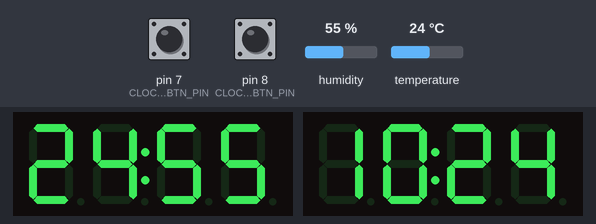
Bench run of a sketch on a simulated Arduino Uno, built with avr-gcc and run on an emulated ATmega328P. Parts: 2 × 4-digit seven-segment display. The test bench sets the inputs (shaded band); at power-on: humidity 55 %, pin 7 (CLOCK_HOUR_BTN_PIN) HIGH, pin 8 (CLOCK_MINUTE_BTN_PIN) HIGH, temperature 24 °C. The local clock reads 2024-03-15 10:24:30 at power-on unless the sketch sets it.

Above: at 1.2 s.
1.3 s: humidity set to 22 %
At 5.5 s:
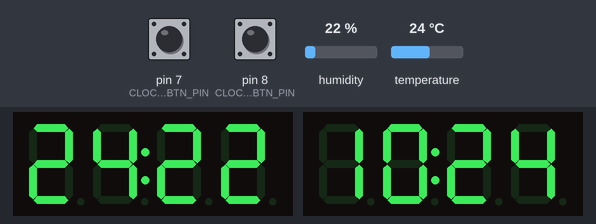
6.5 s: pin 7 (CLOCK_HOUR_BTN_PIN) pulled LOW for 0.15 s
At 7.5 s:
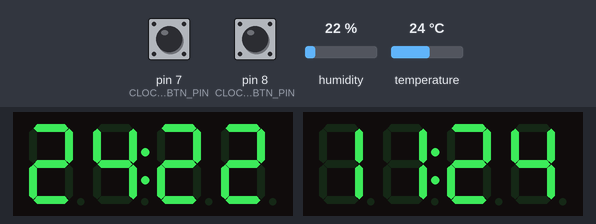
8.6 s: pin 8 (CLOCK_MINUTE_BTN_PIN) pulled LOW for 0.15 s
At 9.5 s:
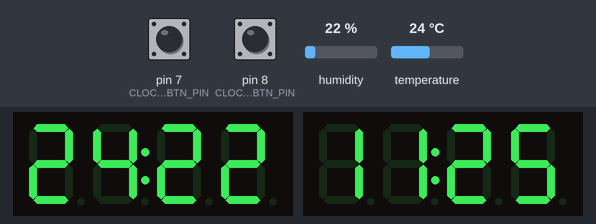
10.6 s: temperature set to 12 °C
At 15.6 s:
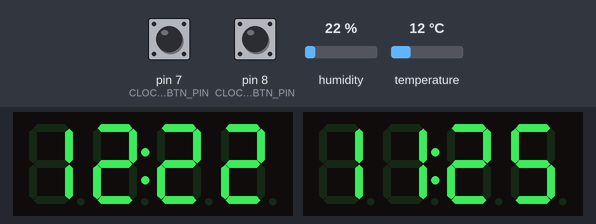
16.6 s: pin 7 (CLOCK_HOUR_BTN_PIN) pulled LOW for 1 s
At 18.1 s:
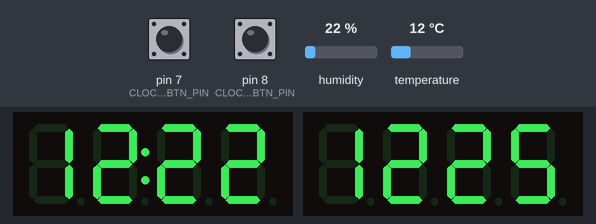
19.2 s: pin 8 (CLOCK_MINUTE_BTN_PIN) pulled LOW for 1 s
At 30.8 s:
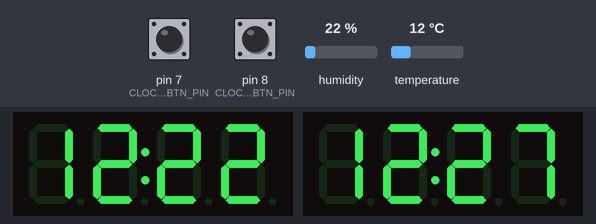
Timing chart, 0 to 32.0 s (numbered marks = the images above; inputs shaded):
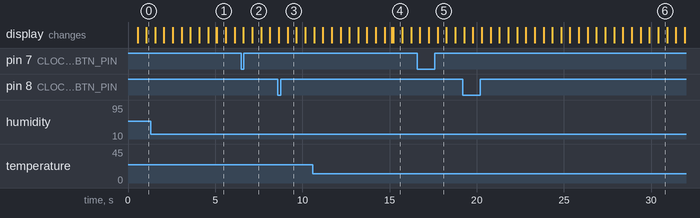

The sketch:

ThermoHygrometer.ino
```cpp
#include <Arduino.h>
#include "DHT.h"          //adafruit dht sensor library
#include "GyverTM1637.h"  //gyverlibs/GyverTM1637
#include "microDS3231.h"  //gyverlibs/microDS3231
#include "EncButton.h"    //EncButton

#define DHT_IN_DATA_PIN 2
#define DHT_TYPE DHT11

#define HT_OUT_CLK_PIN 11
#define HT_OUT_DIO_PIN 12

#define CLOCK_OUT_CLK_PIN 3
#define CLOCK_OUT_DIO_PIN 4
#define CLOCK_HOUR_BTN_PIN 7
#define CLOCK_MINUTE_BTN_PIN 8

DHT dht(DHT_IN_DATA_PIN, DHT_TYPE);
GyverTM1637 htDisplay(HT_OUT_CLK_PIN, HT_OUT_DIO_PIN);
long lastHtCheckMS = 0;

MicroDS3231 rtc;
GyverTM1637 clockDisplay(CLOCK_OUT_CLK_PIN, CLOCK_OUT_DIO_PIN);
long lastClockCheckMS = 0;
bool clockPoint = true;
EncButton<EB_TICK, CLOCK_HOUR_BTN_PIN> hourBtn;
EncButton<EB_TICK, CLOCK_MINUTE_BTN_PIN> minuteBtn;

void showHTData(int t, int h) {
  for (int i = 1; i >= 0; i--) {
    htDisplay.display(i, t % 10);
    t /= 10;
  }
  for (int i = 3; i >= 2; i--) {
    htDisplay.display(i, h % 10);
    h /= 10;
  }
  htDisplay.point(true);
}

void setup() {
  Serial.begin(9600);

  dht.begin();

  htDisplay.clear();
  htDisplay.brightness(7);

  clockDisplay.clear();
  clockDisplay.brightness(7);
}

void incHour() {
  DateTime date = rtc.getTime();
  if (date.hour == 23)
    date.hour = 0;
  else
    date.hour++;

  rtc.setTime(date);
}

void incMinute() {
  DateTime date = rtc.getTime();
  if (date.minute == 59)
    date.minute = 0;
  else
    date.minute++;

  rtc.setTime(date);
}


void loop() {
  if (lastHtCheckMS == 0 || millis() - lastHtCheckMS > 5000) {
    float t = dht.readTemperature();
    float h = dht.readHumidity();
    if (!isnan(t) && !isnan(h)) {
      showHTData(t, h);
    }
    lastHtCheckMS = millis();
  }

  hourBtn.tick();
  if (hourBtn.click()) {
    incHour();
  }
  if (hourBtn.step()) {
    incHour();
  }

  minuteBtn.tick();
  if (minuteBtn.click()) {
    incMinute();
  }
  if (minuteBtn.step()) {
    incMinute();
  }

  if (lastClockCheckMS == 0 || millis() - lastClockCheckMS > 500) {
    clockDisplay.displayClock(rtc.getHours(), rtc.getMinutes());
    clockDisplay.point(clockPoint);
    clockPoint = !clockPoint;
    lastClockCheckMS = millis();
  }
}
```

Measured:
- after the input at 1.3 s, the display: first differs from a run without the input after 3.8 s (image 1 shows a later state)
- after the input at 6.5 s, the display: first differs from a run without the input after 0.63 s (image 2)
- after the input at 8.6 s, the display: first differs from a run without the input after 0.55 s (image 3)
- after the input at 10.6 s, the display: first differs from a run without the input after 4.5 s (image 4 shows a later state)
- after the input at 16.6 s, the display: first differs from a run without the input after 1.2 s (image 5)
